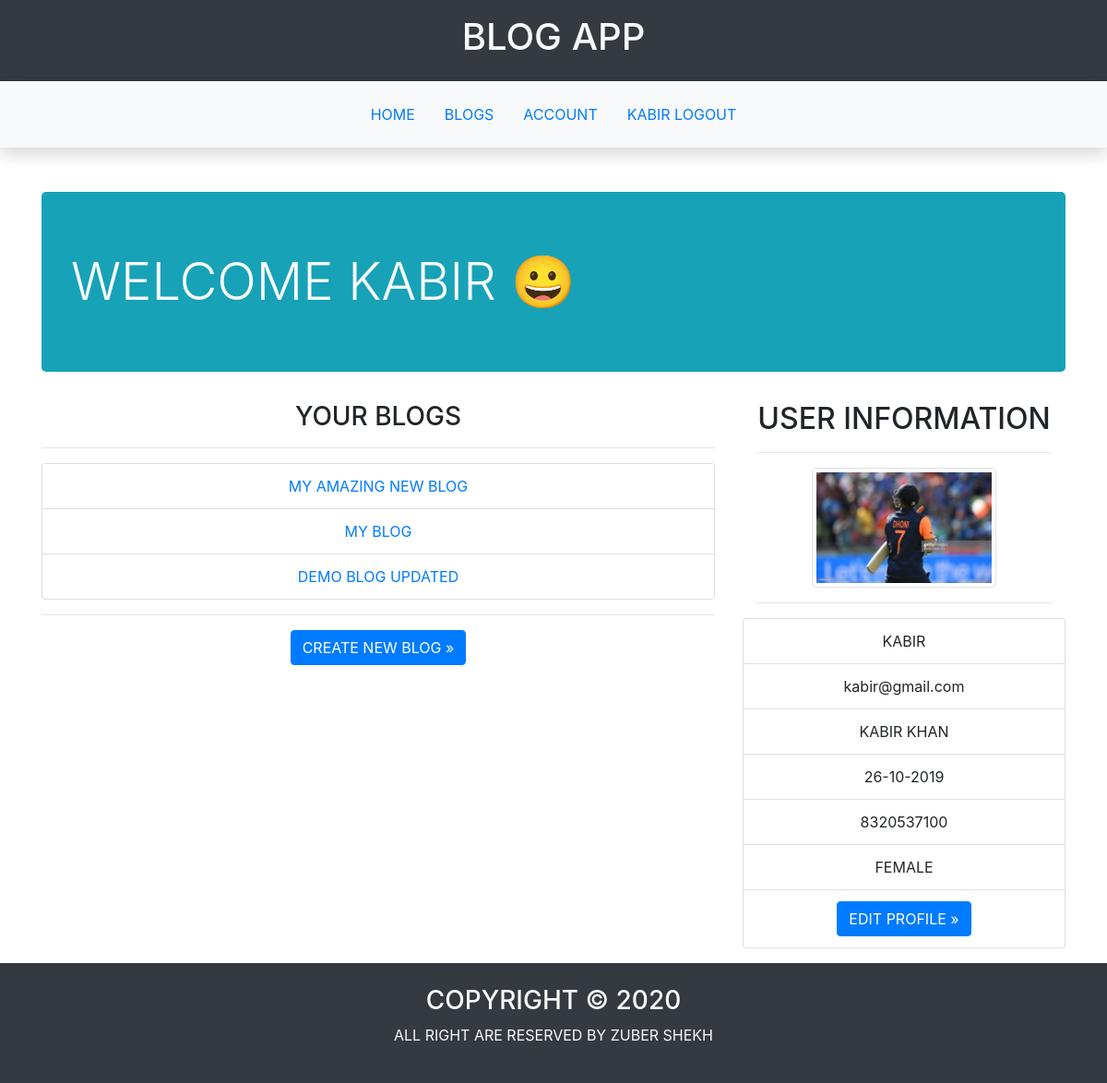
The app's page /user/home (signed in) with its own data.
### blogapp/user/models.py (models this page shows, shortened)
class UserModel(db.Model,UserMixin):
    __tablename__='user'
    id=db.Column(db.Integer,primary_key=True)
    username=db.Column(db.String(20),unique=True,nullable=False)
    email=db.Column(db.String(20),unique=True,nullable=False)
    password=db.Column(db.String(256),nullable=False)
    first_name=db.Column(db.String(20),nullable=False)
    last_name=db.Column(db.String(20),nullable=False)
    dob=db.Column(db.DateTime,nullable=False)
    gender=db.Column(db.String,nullable=False)
    mobile_no=db.Column(db.String(10),unique=True,nullable=False)
    profile_pic=db.Column(db.String,default='default_profile.jpg')
    blogs=db.relationship('BlogModel',backref='creator',lazy=True)

### blogapp/blog/models.py (models this page shows, shortened)
class BlogModel(db.Model):
    __tablename__='blog'
    id=db.Column(db.Integer,primary_key=True)
    name=db.Column(db.String(30),unique=True,nullable=False)
    creator_id=db.Column(db.Integer,db.ForeignKey('user.id'))
    date_of_creation=db.Column(db.DateTime,default=datetime.now)
    is_active=db.Column(db.Boolean,default=False)
    posts=db.relationship('PostModel',backref='blog',lazy=True)

### blogapp/user/views.py (the view)
@user.route('/home')
@login_required
def home():
    return render_template('user/home.html')

### blogapp/user/models.py (called while the page is built)
@login_manager.user_loader
def load_user(id):
    return UserModel.query.get(int(id))

### blogapp/templates/user/home.html (shortened to what this page needs)
{%extends 'main/base.html'%}
{%block main%}
<section class="container mt-5">
    <h2 class="jumbotron bg-info text-light display-4 text-uppercase">Welcome {{current_user.username}} &#128512;</h2>
</section>
<section class="container text-center text-uppercase">
    <div class="row">
        <div class="col-md-8 float-left">
            <section>
                <h3 class="text-uppercase">your blogs</h3>
                <hr>
                {%if current_user.blogs%}
                    <ul class="list-group">
                        {%for blog in current_user.blogs%}
                            <li class="list-group-item "><a href="{{url_for('blog.view_blog',id=blog.id)}}">{{blog.name}}</a></li>
                        {%endfor%}
                    </ul>
                {%else%}
                    <p>no blog created by you</p>
                {%endif%}
                <hr>
                <a class="btn btn-primary" href="{{url_for('blog.create_blog')}}">create new blog &raquo;</a>
            </section>
        </div>
        <div class="col-md-4">
            <section class="container">
                <h2 class="text-center">user information</h2>
                <hr>
                <img class="img-thumbnail rounded" src="{{url_for('static',filename='images/profile_pics/'+current_user.profile_pic)}}" alt="Profile Picture" height="200" width="200"></li>
                <hr>
            </section>
            <section>
                <ul class="list-group text-uppercase">
                    <li class="list-group-item">{{current_user.username}}</li>
                    <li class="list-group-item text-lowercase">{{current_user.email}}</li>
                    <li class="list-group-item">{{current_user.first_name}} {{current_user.last_name}}</li>
                    <li class="list-group-item">{{current_user.dob.strftime('%d-%m-%Y')}}</li>
                    <li class="list-group-item">{{current_user.mobile_no}}</li>
                    <li class="list-group-item">{{current_user.gender}}</li>
                    <li class="list-group-item"><a class="btn btn-primary" href="{{url_for('user.update_profile',id=current_user.id)}}">Edit Profile &raquo;</a></li>
                </ul>
            </section>
        </div>
    </div>
</section>
{%endblock%}

### blogapp/templates/main/base.html (shortened to what this page needs)
<!DOCTYPE html>
<html lang="en">
<head>
    <link rel="stylesheet" href="https://stackpath.bootstrapcdn.com/bootstrap/4.4.1/css/bootstrap.min.css">
</head>
<body>
    <header>
        <section class="container-fluid  text-center text-uppercase bg-dark text-light p-3">
            <h1>blog app</h1>
        </section>
    </header>
    <nav class="position-sticky mb-4 p-3 shadow fixed-top bg-light">
        <ul class="nav justify-content-center text-uppercase">
            <li class="nav-item"><a class="nav-link" href="{{url_for('main.index')}}">home</a></li>
            <li class="nav-item"><a class="nav-link" href="{{url_for('blog.blogs')}}">blogs</a></li>
            {%if current_user.is_authenticated %}
                <li class="nav-item"><a class="nav-link" href="{{url_for('user.home')}}">account</a></li>
                <li class="nav-item"><a class="nav-link" href="{{url_for('user.logout')}}">{{current_user.username}} logout</a></li>
            {%else%}
                <li class="nav-item"><a class="nav-link" href="{{url_for('user.signup')}}">signup</a></li>
                <li class="nav-item"><a class="nav-link" href="{{url_for('user.login')}}">login</a></li>
            {%endif%}
        </ul>
    </nav>
    <main>
        {%block main%}
        {%endblock%}
    </main>
    <footer class="mt-3">
        <section class="bg-dark text-center text-uppercase p-4 text-light">
            <h3>copyright &copy; 2020</h3>
            <p>all right are reserved by zuber shekh</p>
        </section>
    </footer>
</body>
</html>

### records on screen
UserModel: username "KABIR", profile_pic (picture), email "kabir@gmail.com", first_name "KABIR", last_name "KHAN", dob "26-10-2019", mobile_no "8320537100", gender "FEMALE"
BlogModel: name "MY AMAZING NEW BLOG"
BlogModel: name "MY BLOG"
BlogModel: name "DEMO BLOG UPDATED"
